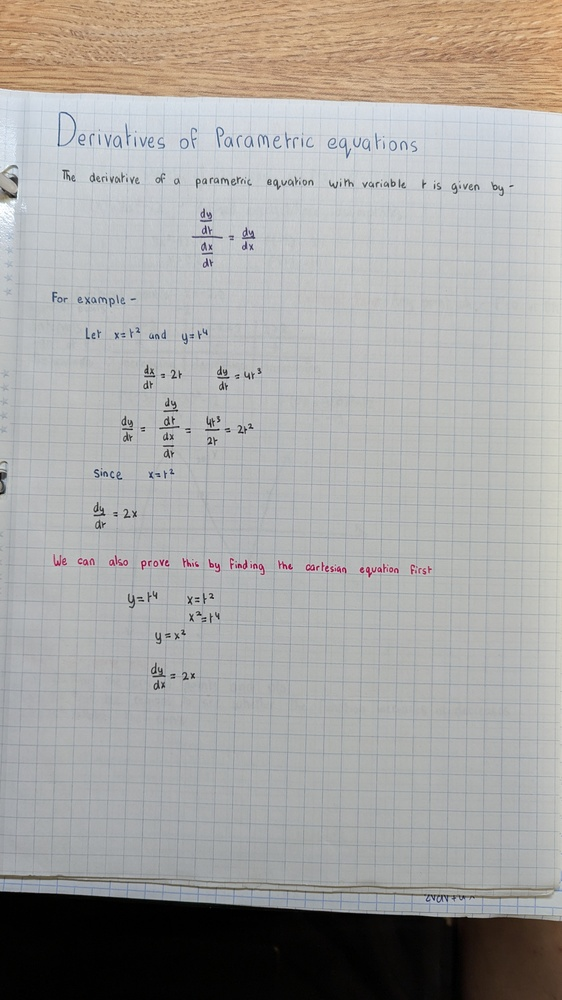
#> input picture example_image.jpg, 562 x 1000 px, shrunk from 2268 x 4032 before the run
$ python -i preprocessing.py   (imports and definitions only)   (older library calls are emulated)
#> lines starting #> are read from the running program, lines starting #| are printed output that depends on the picture; after the words box and inside, x2 and y2 are one past the last pixel; in counts of white or black regions, pixels touching at a corner belong together
import cv2
import os
import fitz  # PyMuPDF to handle PDF reading
import tempfile


def is_image_blurry(image_path: str, threshold: float = 100.0) -> bool:
    """
    Check if the image is blurry based on the Laplacian variance.
    """
    image = cv2.imread(image_path, cv2.IMREAD_GRAYSCALE)

    if image is None:
        raise ValueError(f"Error: Could not read the image file '{image_path}'. Please check the path.")

    laplacian_var = cv2.Laplacian(image, cv2.CV_64F).var()
    return laplacian_var < threshold


def preprocess_image_for_ocr(input_image_path: str, output_image_path: str = None, blur_threshold: float = 100.0) -> str:
    """
    Preprocess the image for OCR by converting it to grayscale, blurring, and thresholding.
    Returns the path to the preprocessed image.
    """
#> called with input_image_path = 'example_image.jpg', blur_threshold = 100
    if not os.path.exists(input_image_path):
        raise FileNotFoundError(f"Error: The file '{input_image_path}' does not exist.")

    image = cv2.imread(input_image_path)
#> image is the input picture: shape (1000, 562, 3); mean B, G, R 162.1, 164.4, 166

    if image is None:
        raise ValueError(f"Error: Could not read the image file '{input_image_path}'. Please check the file format.")

    # Convert the image to grayscale
    gray = cv2.cvtColor(image, cv2.COLOR_BGR2GRAY)
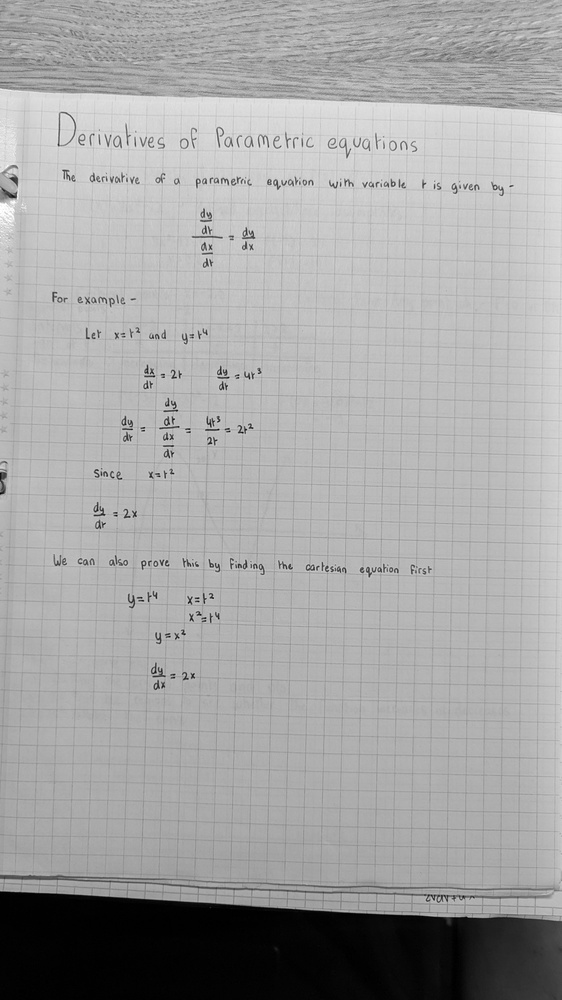
#> gray: shape (1000, 562); min 0, max 255, mean 164.6

    # Apply Gaussian Blur to reduce noise
    blurred = cv2.GaussianBlur(gray, (5, 5), 0)

    # Apply Otsu's thresholding (binarization)
    _, thresh = cv2.threshold(blurred, 0, 255, cv2.THRESH_BINARY + cv2.THRESH_OTSU)
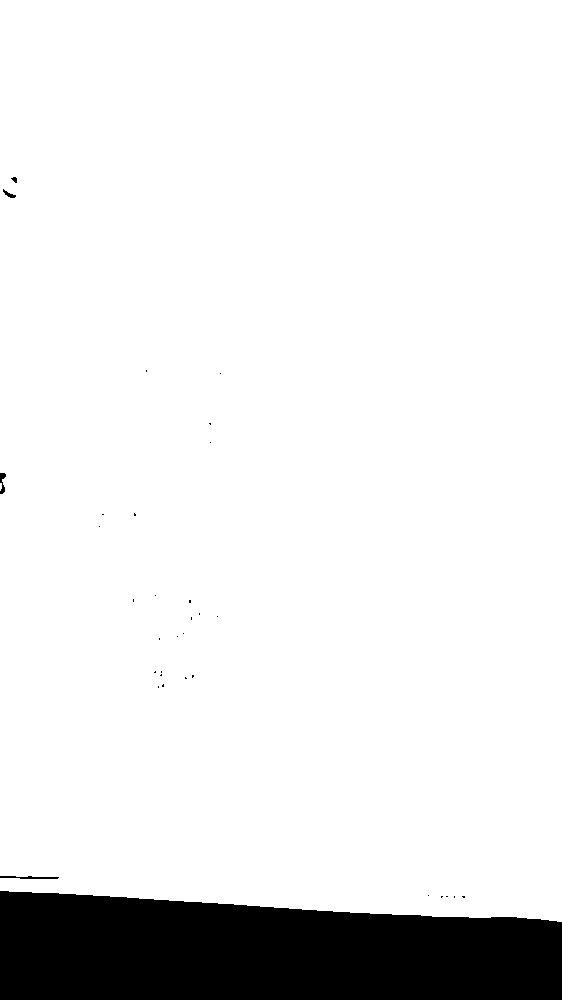
#> thresh: shape (1000, 562); 90.6% white; 33 black regions (28 under 20 px), largest, box (x1, y1, x2, y2) and area: (0, 891, 562, 1000) 52298, (0, 876, 59, 879) 117, (0, 473, 6, 494) 73, (3, 189, 16, 198) 46, (11, 177, 17, 183) 23

    # Apply dilation and erosion to remove small noise and smooth text
    kernel = cv2.getStructuringElement(cv2.MORPH_RECT, (3, 3))
    dilated = cv2.dilate(thresh, kernel, iterations=1)
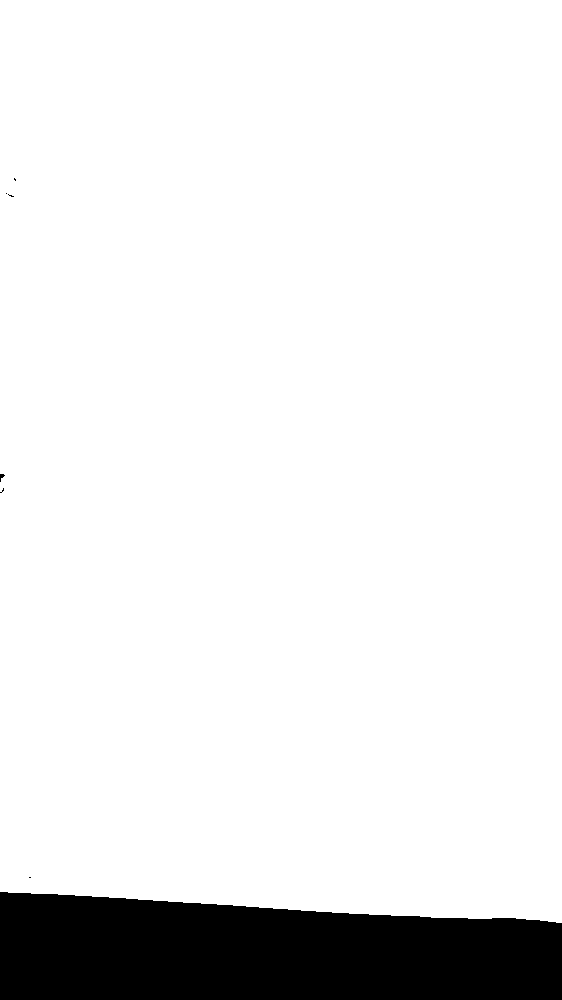
#> dilated: shape (1000, 562); 90.8% white; 7 black regions (5 under 20 px), largest, box (x1, y1, x2, y2) and area: (0, 892, 562, 1000) 51703, (0, 474, 5, 482) 20
    eroded = cv2.erode(dilated, kernel, iterations=1)
#> eroded: shape (1000, 562); 90.7% white; 6 black regions (2 under 20 px), largest, box (x1, y1, x2, y2) and area: (0, 891, 562, 1000) 52298, (0, 473, 6, 483) 40, (5, 192, 15, 198) 36, (0, 487, 5, 494) 26

    if not output_image_path:
        base_name, _ = os.path.splitext(input_image_path)
        output_image_path = f"{base_name}_preprocessed.png"  # Ensure a valid image extension

    print(f"Preprocessed image saved to: {output_image_path}")
    cv2.imwrite(output_image_path, eroded)
    return output_image_path

def create_temp_folder():
    temp_dir = tempfile.mkdtemp()
    print(f"Temporary folder created at {temp_dir}")
    return temp_dir


def pdf_to_images(pdf_path: str, temp_folder: str, resolution_scale: float = 2.0) -> list:
    """
    Convert each page of the PDF to an image and store it in the temp folder.
    The resolution_scale allows control over the image quality.
    """
    if not os.path.exists(pdf_path):
        raise FileNotFoundError(f"Error: The PDF file '{pdf_path}' does not exist.")

    pdf_document = fitz.open(pdf_path)
    image_paths = []

    for page_number in range(len(pdf_document)):
        page = pdf_document.load_page(page_number)

        zoom_matrix = fitz.Matrix(resolution_scale, resolution_scale)
        pix = page.get_pixmap(matrix=zoom_matrix)

        output_image_path = os.path.join(temp_folder, f"page_{page_number + 1}.png")
        pix.save(output_image_path)
        image_paths.append(output_image_path)
        print(f"Saved page {page_number + 1} as image {output_image_path}")

    return image_paths

>>> result = preprocess_image_for_ocr('example_image.jpg')
